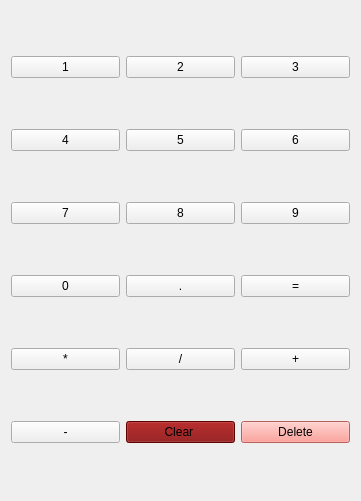
  <widget class="QWidget" name="gridLayoutWidget">
   <property name="geometry">
    <rect>
     <x>780</x>
     <y>260</y>
     <width>361</width>
     <height>501</height>
    </rect>
   </property>
   <layout class="QGridLayout" name="gridLayout">
    <item row="5" column="0">
     <widget class="QPushButton" name="pushButton_10">
      <property name="text">
       <string>-</string>
      </property>
     </widget>
    </item>
    <item row="0" column="1">
     <widget class="QPushButton" name="pushButton_11">
      <property name="text">
       <string>2</string>
      </property>
     </widget>
    </item>
    <item row="1" column="0">
     <widget class="QPushButton" name="pushButton_6">
      <property name="text">
       <string>4</string>
      </property>
     </widget>
    </item>
    <item row="4" column="0">
     <widget class="QPushButton" name="pushButton_9">
      <property name="text">
       <string>*</string>
      </property>
     </widget>
    </item>
    <item row="3" column="0">
     <widget class="QPushButton" name="pushButton_8">
      <property name="text">
       <string>0</string>
      </property>
     </widget>
    </item>
    <item row="0" column="0">
     <widget class="QPushButton" name="pushButton_5">
      <property name="text">
       <string>1</string>
      </property>
     </widget>
    </item>
    <item row="2" column="0">
     <widget class="QPushButton" name="pushButton_7">
      <property name="text">
       <string>7</string>
      </property>
     </widget>
    </item>
    <item row="0" column="2">
     <widget class="QPushButton" name="pushButton_12">
      <property name="text">
       <string>3</string>
      </property>
     </widget>
    </item>
    <item row="1" column="1">
     <widget class="QPushButton" name="pushButton_13">
      <property name="text">
       <string>5</string>
      </property>
     </widget>
    </item>
    <item row="2" column="1">
     <widget class="QPushButton" name="pushButton_14">
      <property name="text">
       <string>8</string>
      </property>
     </widget>
    </item>
    <item row="3" column="1">
     <widget class="QPushButton" name="pushButton_15">
      <property name="text">
       <string>.</string>
      </property>
     </widget>
    </item>
    <item row="4" column="1">
     <widget class="QPushButton" name="pushButton_16">
      <property name="text">
       <string>/</string>
      </property>
     </widget>
    </item>
    <item row="5" column="1">
     <widget class="QPushButton" name="pushButton_17">
      <property name="palette">
       <palette>
        <active>
         <colorrole role="WindowText">
          <brush brushstyle="SolidPattern">
           <color alpha="255">
            <red>0</red>
            <green>0</green>
            <blue>0</blue>
           </color>
          </brush>
         </colorrole>
         <colorrole role="Button">
          <brush brushstyle="SolidPattern">
           <color alpha="255">
            <red>129</red>
            <green>0</green>
            <blue>0</blue>
           </color>
          </brush>
         </colorrole>
         <colorrole role="Light">
          <brush brushstyle="SolidPattern">
           <color alpha="255">
            <red>194</red>
            <green>0</green>
            <blue>0</blue>
           </color>
          </brush>
         </colorrole>
         <colorrole role="Midlight">
          <brush brushstyle="SolidPattern">
           <color alpha="255">
            <red>161</red>
            <green>0</green>
            <blue>0</blue>
           </color>
          </brush>
         </colorrole>
         <colorrole role="Dark">
          <brush brushstyle="SolidPattern">
           <color alpha="255">
            <red>64</red>
            <green>0</green>
            <blue>0</blue>
           </color>
          </brush>
         </colorrole>
         <colorrole role="Mid">
          <brush brushstyle="SolidPattern">
           <color alpha="255">
            <red>86</red>
            <green>0</green>
            <blue>0</blue>
           </color>
          </brush>
         </colorrole>
         <colorrole role="Text">
          <brush brushstyle="SolidPattern">
           <color alpha="255">
            <red>0</red>
            <green>0</green>
            <blue>0</blue>
           </color>
          </brush>
         </colorrole>
         <colorrole role="BrightText">
          <brush brushstyle="SolidPattern">
           <color alpha="255">
            <red>255</red>
            <green>255</green>
            <blue>255</blue>
           </color>
          </brush>
         </colorrole>
         <colorrole role="ButtonText">
          <brush brushstyle="SolidPattern">
           <color alpha="255">
            <red>0</red>
            <green>0</green>
            <blue>0</blue>
           </color>
          </brush>
         </colorrole>
         <colorrole role="Base">
          <brush brushstyle="SolidPattern">
           <color alpha="255">
            <red>255</red>
            <green>255</green>
            <blue>255</blue>
           </color>
          </brush>
         </colorrole>
         <colorrole role="Window">
          <brush brushstyle="SolidPattern">
           <color alpha="255">
            <red>129</red>
            <green>0</green>
            <blue>0</blue>
           </color>
          </brush>
         </colorrole>
         <colorrole role="Shadow">
          <brush brushstyle="SolidPattern">
           <color alpha="255">
            <red>0</red>
            <green>0</green>
            <blue>0</blue>
           </color>
          </brush>
         </colorrole>
         <colorrole role="AlternateBase">
          <brush brushstyle="SolidPattern">
           <color alpha="255">
            <red>192</red>
            <green>127</green>
            <blue>127</blue>
           </color>
          </brush>
         </colorrole>
         <colorrole role="ToolTipBase">
          <brush brushstyle="SolidPattern">
           <color alpha="255">
            <red>255</red>
            <green>255</green>
            <blue>220</blue>
           </color>
          </brush>
         </colorrole>
         <colorrole role="ToolTipText">
          <brush brushstyle="SolidPattern">
           <color alpha="255">
            <red>0</red>
            <green>0</green>
            <blue>0</blue>
           </color>
          </brush>
         </colorrole>
         <colorrole role="PlaceholderText">
          <brush brushstyle="SolidPattern">
           <color alpha="128">
            <red>0</red>
            <green>0</green>
            <blue>0</blue>
           </color>
          </brush>
         </colorrole>
        </active>
        <inactive>
         <colorrole role="WindowText">
          <brush brushstyle="SolidPattern">
           <color alpha="255">
            <red>0</red>
            <green>0</green>
            <blue>0</blue>
           </color>
          </brush>
         </colorrole>
         <colorrole role="Button">
          <brush brushstyle="SolidPattern">
           <color alpha="255">
            <red>129</red>
            <green>0</green>
            <blue>0</blue>
           </color>
          </brush>
         </colorrole>
         <colorrole role="Light">
          <brush brushstyle="SolidPattern">
           <color alpha="255">
            <red>194</red>
            <green>0</green>
            <blue>0</blue>
           </color>
          </brush>
         </colorrole>
         <colorrole role="Midlight">
          <brush brushstyle="SolidPattern">
           <color alpha="255">
            <red>161</red>
            <green>0</green>
            <blue>0</blue>
           </color>
          </brush>
         </colorrole>
         <colorrole role="Dark">
          <brush brushstyle="SolidPattern">
           <color alpha="255">
            <red>64</red>
            <green>0</green>
            <blue>0</blue>
           </color>
          </brush>
         </colorrole>
         <colorrole role="Mid">
          <brush brushstyle="SolidPattern">
           <color alpha="255">
            <red>86</red>
            <green>0</green>
            <blue>0</blue>
           </color>
          </brush>
         </colorrole>
         <colorrole role="Text">
          <brush brushstyle="SolidPattern">
           <color alpha="255">
            <red>0</red>
            <green>0</green>
            <blue>0</blue>
           </color>
          </brush>
         </colorrole>
         <colorrole role="BrightText">
          <brush brushstyle="SolidPattern">
           <color alpha="255">
            <red>255</red>
            <green>255</green>
            <blue>255</blue>
           </color>
          </brush>
         </colorrole>
         <colorrole role="ButtonText">
          <brush brushstyle="SolidPattern">
           <color alpha="255">
            <red>0</red>
            <green>0</green>
            <blue>0</blue>
           </color>
          </brush>
         </colorrole>
         <colorrole role="Base">
          <brush brushstyle="SolidPattern">
           <color alpha="255">
            <red>255</red>
            <green>255</green>
            <blue>255</blue>
           </color>
          </brush>
         </colorrole>
         <colorrole role="Window">
          <brush brushstyle="SolidPattern">
           <color alpha="255">
            <red>129</red>
            <green>0</green>
            <blue>0</blue>
           </color>
          </brush>
         </colorrole>
         <colorrole role="Shadow">
          <brush brushstyle="SolidPattern">
           <color alpha="255">
            <red>0</red>
            <green>0</green>
            <blue>0</blue>
           </color>
          </brush>
         </colorrole>
         <colorrole role="AlternateBase">
          <brush brushstyle="SolidPattern">
           <color alpha="255">
            <red>192</red>
            <green>127</green>
            <blue>127</blue>
           </color>
          </brush>
         </colorrole>
         <colorrole role="ToolTipBase">
          <brush brushstyle="SolidPattern">
           <color alpha="255">
            <red>255</red>
            <green>255</green>
            <blue>220</blue>
           </color>
          </brush>
         </colorrole>
         <colorrole role="ToolTipText">
          <brush brushstyle="SolidPattern">
           <color alpha="255">
            <red>0</red>
            <green>0</green>
            <blue>0</blue>
           </color>
          </brush>
         </colorrole>
         <colorrole role="PlaceholderText">
          <brush brushstyle="SolidPattern">
           <color alpha="128">
            <red>0</red>
            <green>0</green>
            <blue>0</blue>
           </color>
          </brush>
         </colorrole>
        </inactive>
        <disabled>
         <colorrole role="WindowText">
          <brush brushstyle="SolidPattern">
           <color alpha="255">
            <red>64</red>
            <green>0</green>
            <blue>0</blue>
           </color>
          </brush>
         </colorrole>
         <colorrole role="Button">
          <brush brushstyle="SolidPattern">
           <color alpha="255">
            <red>129</red>
            <green>0</green>
            <blue>0</blue>
           </color>
          </brush>
         </colorrole>
         <colorrole role="Light">
          <brush brushstyle="SolidPattern">
           <color alpha="255">
            <red>194</red>
            <green>0</green>
            <blue>0</blue>
           </color>
          </brush>
         </colorrole>
         <colorrole role="Midlight">
          <brush brushstyle="SolidPattern">
           <color alpha="255">
            <red>161</red>
            <green>0</green>
            <blue>0</blue>
           </color>
          </brush>
         </colorrole>
         <colorrole role="Dark">
          <brush brushstyle="SolidPattern">
           <color alpha="255">
            <red>64</red>
            <green>0</green>
            <blue>0</blue>
           </color>
          </brush>
         </colorrole>
         <colorrole role="Mid">
          <brush brushstyle="SolidPattern">
           <color alpha="255">
            <red>86</red>
            <green>0</green>
            <blue>0</blue>
           </color>
          </brush>
         </colorrole>
         <colorrole role="Text">
          <brush brushstyle="SolidPattern">
           <color alpha="255">
            <red>64</red>
            <green>0</green>
            <blue>0</blue>
           </color>
          </brush>
         </colorrole>
         <colorrole role="BrightText">
          <brush brushstyle="SolidPattern">
           <color alpha="255">
            <red>255</red>
            <green>255</green>
            <blue>255</blue>
           </color>
          </brush>
         </colorrole>
         <colorrole role="ButtonText">
          <brush brushstyle="SolidPattern">
           <color alpha="255">
            <red>64</red>
            <green>0</green>
            <blue>0</blue>
           </color>
          </brush>
         </colorrole>
         <colorrole role="Base">
          <brush brushstyle="SolidPattern">
           <color alpha="255">
            <red>129</red>
            <green>0</green>
            <blue>0</blue>
           </color>
          </brush>
         </colorrole>
         <colorrole role="Window">
          <brush brushstyle="SolidPattern">
           <color alpha="255">
            <red>129</red>
            <green>0</green>
            <blue>0</blue>
           </color>
          </brush>
         </colorrole>
         <colorrole role="Shadow">
          <brush brushstyle="SolidPattern">
           <color alpha="255">
            <red>0</red>
            <green>0</green>
            <blue>0</blue>
           </color>
          </brush>
         </colorrole>
         <colorrole role="AlternateBase">
          <brush brushstyle="SolidPattern">
           <color alpha="255">
            <red>129</red>
            <green>0</green>
            <blue>0</blue>
           </color>
          </brush>
         </colorrole>
         <colorrole role="ToolTipBase">
          <brush brushstyle="SolidPattern">
           <color alpha="255">
            <red>255</red>
            <green>255</green>
            <blue>220</blue>
           </color>
          </brush>
         </colorrole>
         <colorrole role="ToolTipText">
          <brush brushstyle="SolidPattern">
           <color alpha="255">
            <red>0</red>
            <green>0</green>
            <blue>0</blue>
           </color>
          </brush>
         </colorrole>
         <colorrole role="PlaceholderText">
          <brush brushstyle="SolidPattern">
           <color alpha="128">
            <red>0</red>
            <green>0</green>
            <blue>0</blue>
           </color>
          </brush>
         </colorrole>
        </disabled>
       </palette>
      </property>
      <property name="cursor">
       <cursorShape>PointingHandCursor</cursorShape>
      </property>
      <property name="text">
       <string>Clear </string>
      </property>
     </widget>
    </item>
    <item row="1" column="2">
     <widget class="QPushButton" name="pushButton_18">
      <property name="text">
       <string>6</string>
      </property>
     </widget>
    </item>
    <item row="2" column="2">
     <widget class="QPushButton" name="pushButton_19">
      <property name="text">
       <string>9</string>
      </property>
     </widget>
    </item>
    <item row="3" column="2">
     <widget class="QPushButton" name="pushButton_20">
      <property name="text">
       <string>=</string>
      </property>
     </widget>
    </item>
    <item row="4" column="2">
     <widget class="QPushButton" name="pushButton_21">
      <property name="text">
       <string>+</string>
      </property>
     </widget>
    </item>
    <item row="5" column="2">
     <widget class="QPushButton" name="pushButton_22">
      <property name="palette">
       <palette>
        <active>
         <colorrole role="WindowText">
          <brush brushstyle="SolidPattern">
           <color alpha="255">
            <red>0</red>
            <green>0</green>
            <blue>0</blue>
           </color>
          </brush>
         </colorrole>
         <colorrole role="Button">
          <brush brushstyle="SolidPattern">
           <color alpha="255">
            <red>255</red>
            <green>137</green>
            <blue>127</blue>
           </color>
          </brush>
         </colorrole>
         <colorrole role="Light">
          <brush brushstyle="SolidPattern">
           <color alpha="255">
            <red>255</red>
            <green>255</green>
            <blue>255</blue>
           </color>
          </brush>
         </colorrole>
         <colorrole role="Midlight">
          <brush brushstyle="SolidPattern">
           <color alpha="255">
            <red>255</red>
            <green>196</green>
            <blue>191</blue>
           </color>
          </brush>
         </colorrole>
         <colorrole role="Dark">
          <brush brushstyle="SolidPattern">
           <color alpha="255">
            <red>127</red>
            <green>68</green>
            <blue>63</blue>
           </color>
          </brush>
         </colorrole>
         <colorrole role="Mid">
          <brush brushstyle="SolidPattern">
           <color alpha="255">
            <red>170</red>
            <green>91</green>
            <blue>84</blue>
           </color>
          </brush>
         </colorrole>
         <colorrole role="Text">
          <brush brushstyle="SolidPattern">
           <color alpha="255">
            <red>0</red>
            <green>0</green>
            <blue>0</blue>
           </color>
          </brush>
         </colorrole>
         <colorrole role="BrightText">
          <brush brushstyle="SolidPattern">
           <color alpha="255">
            <red>255</red>
            <green>255</green>
            <blue>255</blue>
           </color>
          </brush>
         </colorrole>
         <colorrole role="ButtonText">
          <brush brushstyle="SolidPattern">
           <color alpha="255">
            <red>0</red>
            <green>0</green>
            <blue>0</blue>
           </color>
          </brush>
         </colorrole>
         <colorrole role="Base">
          <brush brushstyle="SolidPattern">
           <color alpha="255">
            <red>255</red>
            <green>255</green>
            <blue>255</blue>
           </color>
          </brush>
         </colorrole>
         <colorrole role="Window">
          <brush brushstyle="SolidPattern">
           <color alpha="255">
            <red>255</red>
            <green>137</green>
            <blue>127</blue>
           </color>
          </brush>
         </colorrole>
         <colorrole role="Shadow">
          <brush brushstyle="SolidPattern">
           <color alpha="255">
            <red>0</red>
            <green>0</green>
            <blue>0</blue>
           </color>
          </brush>
         </colorrole>
         <colorrole role="AlternateBase">
          <brush brushstyle="SolidPattern">
           <color alpha="255">
            <red>255</red>
            <green>196</green>
            <blue>191</blue>
           </color>
          </brush>
         </colorrole>
         <colorrole role="ToolTipBase">
          <brush brushstyle="SolidPattern">
           <color alpha="255">
            <red>255</red>
            <green>255</green>
            <blue>220</blue>
           </color>
          </brush>
         </colorrole>
         <colorrole role="ToolTipText">
          <brush brushstyle="SolidPattern">
           <color alpha="255">
            <red>0</red>
            <green>0</green>
            <blue>0</blue>
           </color>
          </brush>
         </colorrole>
         <colorrole role="PlaceholderText">
          <brush brushstyle="SolidPattern">
           <color alpha="128">
            <red>0</red>
            <green>0</green>
            <blue>0</blue>
           </color>
          </brush>
         </colorrole>
        </active>
        <inactive>
         <colorrole role="WindowText">
          <brush brushstyle="SolidPattern">
           <color alpha="255">
            <red>0</red>
            <green>0</green>
            <blue>0</blue>
           </color>
          </brush>
         </colorrole>
         <colorrole role="Button">
          <brush brushstyle="SolidPattern">
           <color alpha="255">
            <red>255</red>
            <green>137</green>
            <blue>127</blue>
           </color>
          </brush>
         </colorrole>
         <colorrole role="Light">
          <brush brushstyle="SolidPattern">
           <color alpha="255">
            <red>255</red>
            <green>255</green>
            <blue>255</blue>
           </color>
          </brush>
         </colorrole>
         <colorrole role="Midlight">
          <brush brushstyle="SolidPattern">
           <color alpha="255">
            <red>255</red>
            <green>196</green>
            <blue>191</blue>
           </color>
          </brush>
         </colorrole>
         <colorrole role="Dark">
          <brush brushstyle="SolidPattern">
           <color alpha="255">
            <red>127</red>
            <green>68</green>
            <blue>63</blue>
           </color>
          </brush>
         </colorrole>
         <colorrole role="Mid">
          <brush brushstyle="SolidPattern">
           <color alpha="255">
            <red>170</red>
            <green>91</green>
            <blue>84</blue>
           </color>
          </brush>
         </colorrole>
         <colorrole role="Text">
          <brush brushstyle="SolidPattern">
           <color alpha="255">
            <red>0</red>
            <green>0</green>
            <blue>0</blue>
           </color>
          </brush>
         </colorrole>
         <colorrole role="BrightText">
          <brush brushstyle="SolidPattern">
           <color alpha="255">
            <red>255</red>
            <green>255</green>
            <blue>255</blue>
           </color>
          </brush>
         </colorrole>
         <colorrole role="ButtonText">
          <brush brushstyle="SolidPattern">
           <color alpha="255">
            <red>0</red>
            <green>0</green>
            <blue>0</blue>
           </color>
          </brush>
         </colorrole>
         <colorrole role="Base">
          <brush brushstyle="SolidPattern">
           <color alpha="255">
            <red>255</red>
            <green>255</green>
            <blue>255</blue>
           </color>
          </brush>
         </colorrole>
         <colorrole role="Window">
          <brush brushstyle="SolidPattern">
           <color alpha="255">
            <red>255</red>
            <green>137</green>
            <blue>127</blue>
           </color>
          </brush>
         </colorrole>
         <colorrole role="Shadow">
          <brush brushstyle="SolidPattern">
           <color alpha="255">
            <red>0</red>
            <green>0</green>
            <blue>0</blue>
           </color>
          </brush>
         </colorrole>
         <colorrole role="AlternateBase">
          <brush brushstyle="SolidPattern">
           <color alpha="255">
            <red>255</red>
            <green>196</green>
            <blue>191</blue>
           </color>
          </brush>
         </colorrole>
         <colorrole role="ToolTipBase">
          <brush brushstyle="SolidPattern">
           <color alpha="255">
            <red>255</red>
            <green>255</green>
            <blue>220</blue>
           </color>
          </brush>
         </colorrole>
         <colorrole role="ToolTipText">
          <brush brushstyle="SolidPattern">
           <color alpha="255">
            <red>0</red>
            <green>0</green>
            <blue>0</blue>
           </color>
          </brush>
         </colorrole>
         <colorrole role="PlaceholderText">
          <brush brushstyle="SolidPattern">
           <color alpha="128">
            <red>0</red>
            <green>0</green>
            <blue>0</blue>
           </color>
          </brush>
         </colorrole>
        </inactive>
        <disabled>
         <colorrole role="WindowText">
          <brush brushstyle="SolidPattern">
           <color alpha="255">
            <red>127</red>
            <green>68</green>
            <blue>63</blue>
           </color>
          </brush>
         </colorrole>
         <colorrole role="Button">
          <brush brushstyle="SolidPattern">
           <color alpha="255">
            <red>255</red>
            <green>137</green>
            <blue>127</blue>
           </color>
          </brush>
         </colorrole>
         <colorrole role="Light">
          <brush brushstyle="SolidPattern">
           <color alpha="255">
            <red>255</red>
            <green>255</green>
            <blue>255</blue>
           </color>
          </brush>
         </colorrole>
         <colorrole role="Midlight">
          <brush brushstyle="SolidPattern">
           <color alpha="255">
            <red>255</red>
            <green>196</green>
            <blue>191</blue>
           </color>
          </brush>
         </colorrole>
         <colorrole role="Dark">
          <brush brushstyle="SolidPattern">
           <color alpha="255">
            <red>127</red>
            <green>68</green>
            <blue>63</blue>
           </color>
          </brush>
         </colorrole>
         <colorrole role="Mid">
          <brush brushstyle="SolidPattern">
           <color alpha="255">
            <red>170</red>
            <green>91</green>
            <blue>84</blue>
           </color>
          </brush>
         </colorrole>
         <colorrole role="Text">
          <brush brushstyle="SolidPattern">
           <color alpha="255">
            <red>127</red>
            <green>68</green>
            <blue>63</blue>
           </color>
          </brush>
         </colorrole>
         <colorrole role="BrightText">
          <brush brushstyle="SolidPattern">
           <color alpha="255">
            <red>255</red>
            <green>255</green>
            <blue>255</blue>
           </color>
          </brush>
         </colorrole>
         <colorrole role="ButtonText">
          <brush brushstyle="SolidPattern">
           <color alpha="255">
            <red>127</red>
            <green>68</green>
            <blue>63</blue>
           </color>
          </brush>
         </colorrole>
         <colorrole role="Base">
          <brush brushstyle="SolidPattern">
           <color alpha="255">
            <red>255</red>
            <green>137</green>
            <blue>127</blue>
           </color>
          </brush>
         </colorrole>
         <colorrole role="Window">
          <brush brushstyle="SolidPattern">
           <color alpha="255">
            <red>255</red>
            <green>137</green>
            <blue>127</blue>
           </color>
          </brush>
         </colorrole>
         <colorrole role="Shadow">
          <brush brushstyle="SolidPattern">
           <color alpha="255">
            <red>0</red>
            <green>0</green>
            <blue>0</blue>
           </color>
          </brush>
         </colorrole>
         <colorrole role="AlternateBase">
          <brush brushstyle="SolidPattern">
           <color alpha="255">
            <red>255</red>
            <green>137</green>
            <blue>127</blue>
           </color>
          </brush>
         </colorrole>
         <colorrole role="ToolTipBase">
          <brush brushstyle="SolidPattern">
           <color alpha="255">
            <red>255</red>
            <green>255</green>
            <blue>220</blue>
           </color>
          </brush>
         </colorrole>
         <colorrole role="ToolTipText">
          <brush brushstyle="SolidPattern">
           <color alpha="255">
            <red>0</red>
            <green>0</green>
            <blue>0</blue>
           </color>
          </brush>
         </colorrole>
         <colorrole role="PlaceholderText">
          <brush brushstyle="SolidPattern">
           <color alpha="128">
            <red>0</red>
            <green>0</green>
            <blue>0</blue>
           </color>
          </brush>
         </colorrole>
        </disabled>
       </palette>
      </property>
      <property name="cursor">
       <cursorShape>PointingHandCursor</cursorShape>
      </property>
      <property name="text">
       <string>Delete</string>
      </property>
     </widget>
    </item>
   </layout>
  </widget>
